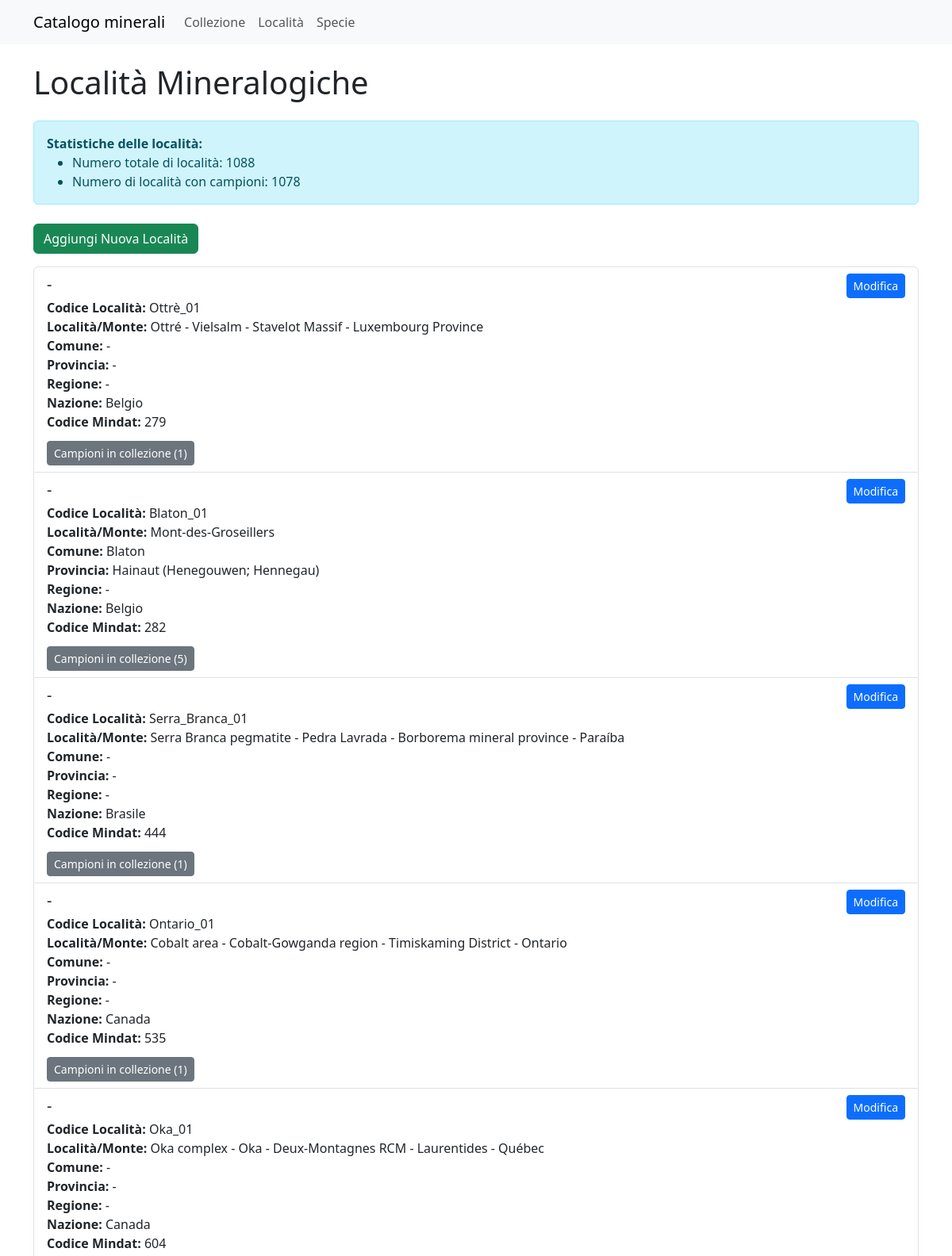
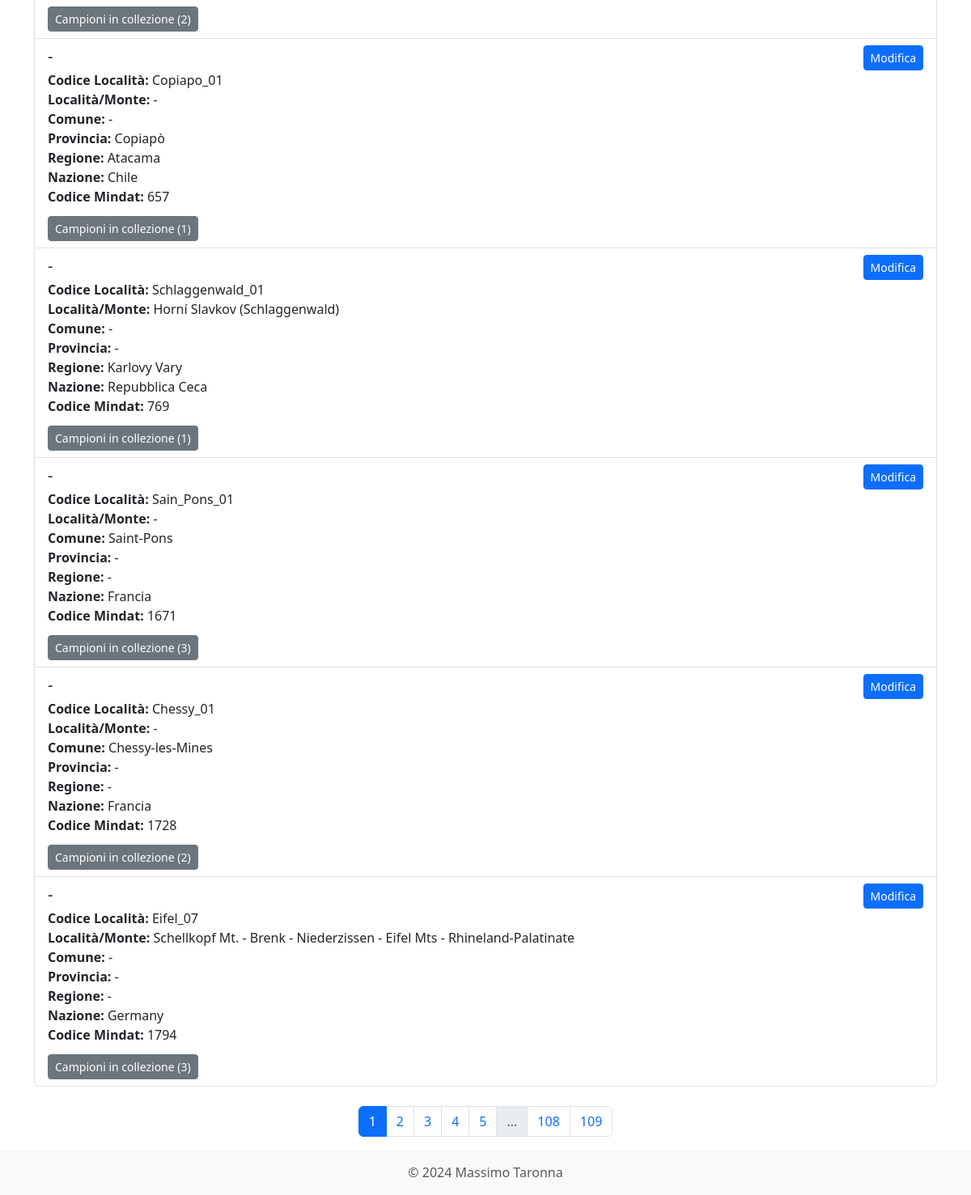
Before: /localita with the older database file (2 pictures, top to bottom).
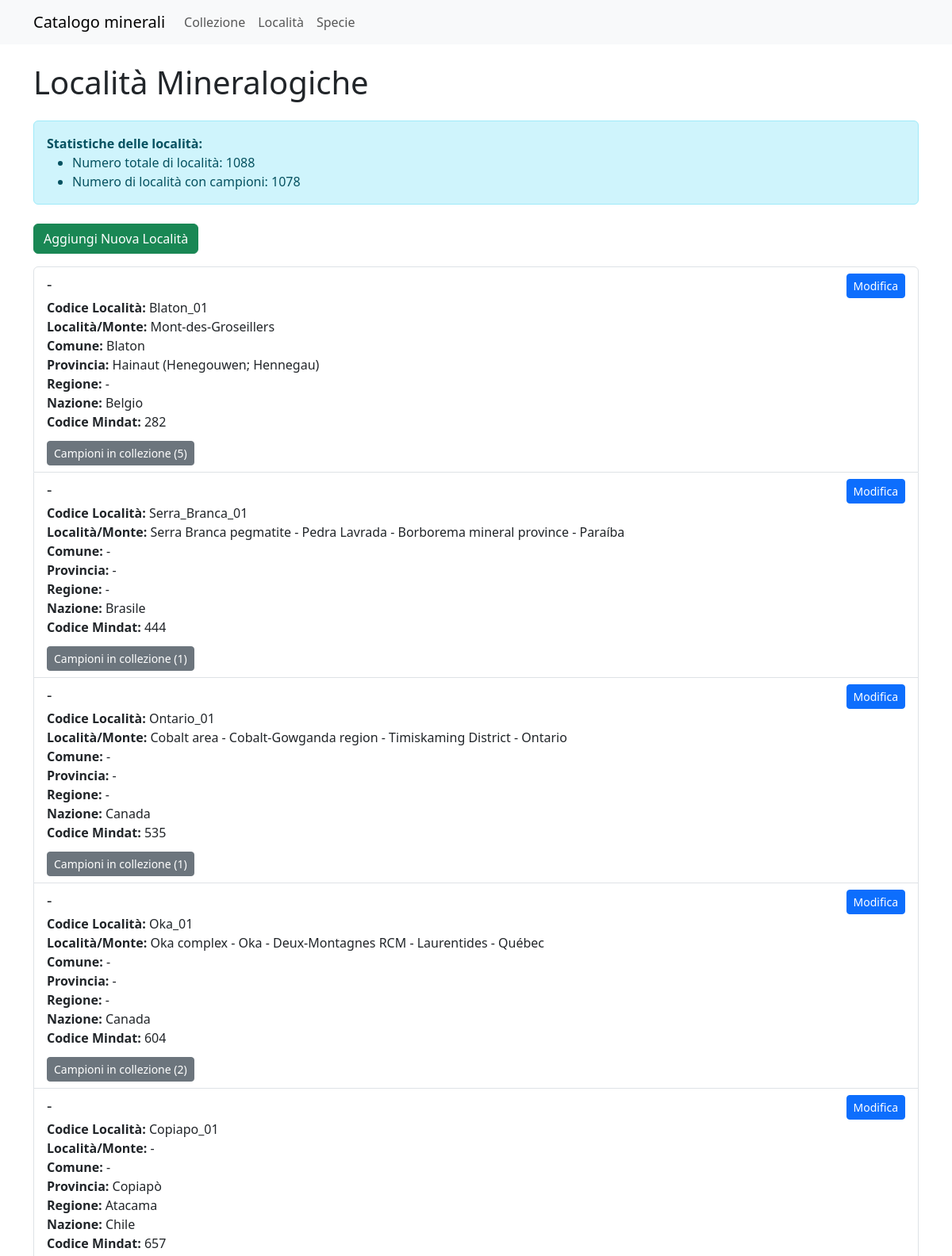
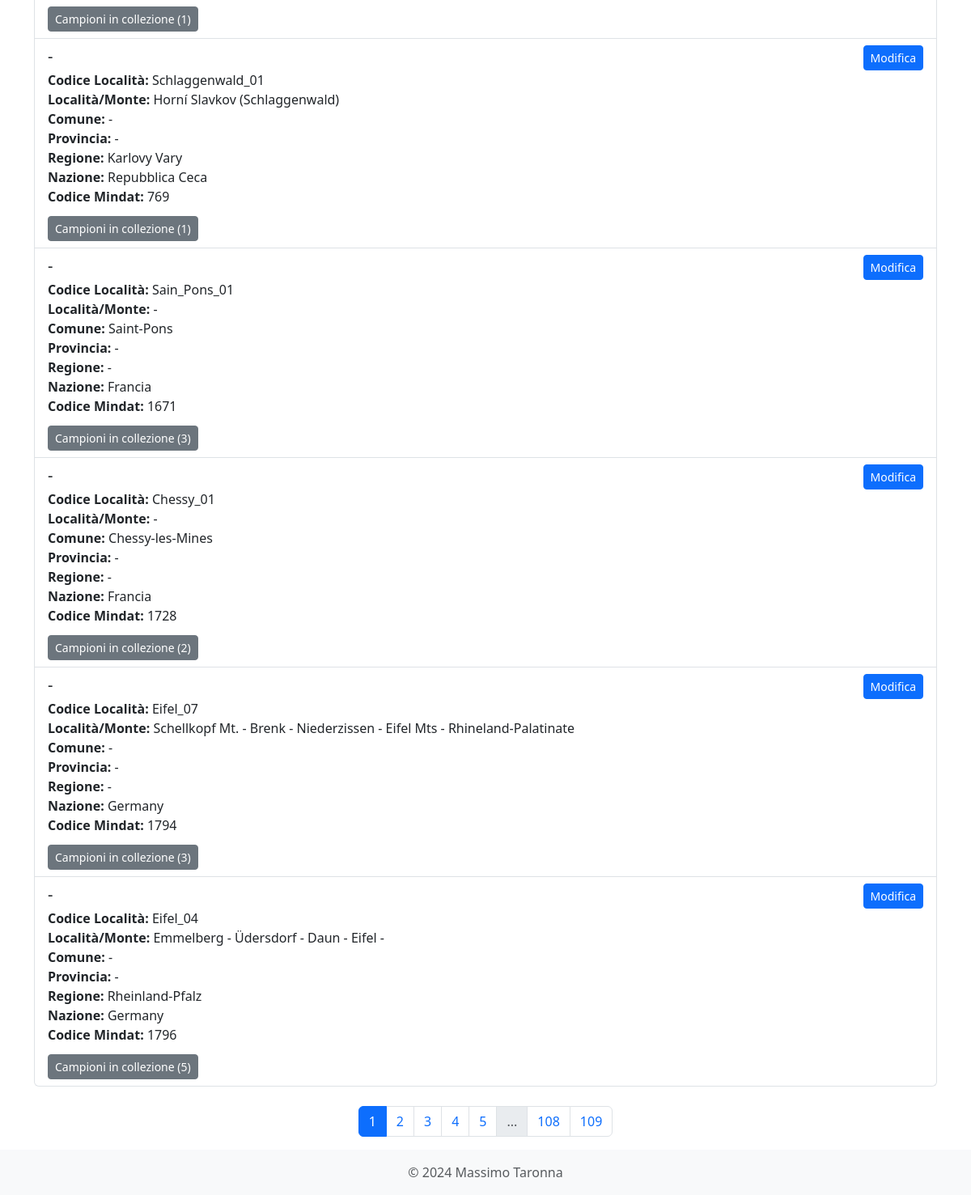
After: the same page with the newer database file (2 pictures, top to bottom).
### models.py (models this page shows)
class Localita(db.Model, SerializerMixin):
    id = db.Column(db.Integer, primary_key=True)
    cod_loc = db.Column(db.String(100), unique=True, nullable=False)
    cava_min = db.Column(db.String(255))
    loc_monte = db.Column(db.String(255))
    valle = db.Column(db.String(50))
    comune = db.Column(db.String(50))
    distr_pref = db.Column(db.String(50))
    provincia = db.Column(db.String(50))
    regione = db.Column(db.String(50))
    dipartimento = db.Column(db.String(50))
    stato = db.Column(db.String(50))
    nazione = db.Column(db.String(100))
    note = db.Column(db.Text)
    cod_mindat = db.Column(db.Integer)
    collezione = db.relationship('Collezione', backref='localita', lazy='dynamic')
    serialize_rules = ('-collezione',)

### app.py (the view)
@app.route('/localita')
def localita():
    page = request.args.get('page', 1, type=int)
    per_page = 10  # Numero di località per pagina
    pagination = Localita.query.order_by(Localita.cava_min).paginate(page=page, per_page=per_page, error_out=False)
    items = pagination.items
    total_localita = Localita.query.count()
    localita_con_campioni = db.session.query(Localita.id).join(Collezione).group_by(Localita.id).count()
    return render_template('localita.html',
                           items=items,
                           pagination=pagination,
                           total_localita=total_localita,
                           localita_con_campioni=localita_con_campioni)

### app.py (called while the page is built)
@app.context_processor
def inject_specie_valide():
    specie_valide_count = db.session.query(func.count(func.distinct(Collezione.specie_id))).filter(Collezione.specie_id.isnot(None)).scalar()
    return {'specie_valide': specie_valide_count}

### templates/localita.html (shortened to what this page needs)
{% extends "base.html" %}
{% block content %}
<h1 class="mb-4">Località Mineralogiche</h1>
<div class="alert alert-info mb-4">
    <p class="mb-0"><strong>Statistiche delle località:</strong></p>
    <ul class="mb-0">
        <li>Numero totale di località: {{ total_localita }}</li>
        <li>Numero di località con campioni: {{ localita_con_campioni }}</li>
    </ul>
</div>
<a href="{{ url_for('new_localita') }}" class="btn btn-success mb-3">Aggiungi Nuova Località</a>
<div class="list-group">
    {% for localita in items %}
    <div class="list-group-item">
        <div class="d-flex justify-content-between align-items-center">
            <h5 class="mb-1">{{ localita.cava_min }}</h5>
            <a href="{{ url_for('edit_localita', id=localita.id) }}" class="btn btn-primary btn-sm">Modifica</a>
        </div>
        <p class="mb-1">
            <strong>Codice Località:</strong> {{ localita.cod_loc }}<br>
            <strong>Località/Monte:</strong> {{ localita.loc_monte }}<br>
            <strong>Comune:</strong> {{ localita.comune }}<br>
            <strong>Provincia:</strong> {{ localita.provincia }}<br>
            <strong>Regione:</strong> {{ localita.regione }}<br>
            <strong>Nazione:</strong> {{ localita.nazione }}<br>
            <strong>Codice Mindat:</strong> {{ localita.cod_mindat }}
        </p>
        <button class="btn btn-secondary btn-sm mt-2" type="button" data-bs-toggle="collapse" data-bs-target="#campioni{{ localita.id }}" aria-expanded="false" aria-controls="campioni{{ localita.id }}">
            Campioni in collezione ({{ localita.collezione.count() }})
        </button>
    </div>
    {% endfor %}
</div>
{% if pagination %}
<nav aria-label="Page navigation" class="mt-4">
    <ul class="pagination justify-content-center">
        {% for page in pagination.iter_pages() %}
            {% if page %}
                {% if page != pagination.page %}
                    <li class="page-item"><a class="page-link" href="{{ url_for('localita', page=page) }}">{{ page }}</a></li>
                {% else %}
                    <li class="page-item active"><span class="page-link">{{ page }}</span></li>
                {% endif %}
            {% else %}
                <li class="page-item disabled"><span class="page-link">...</span></li>
            {% endif %}
        {% endfor %}
    </ul>
</nav>
{% endif %}
{% endblock %}

### templates/base.html (shortened to what this page needs)
<!DOCTYPE html>
<html lang="en">
<head>
    {% include 'includes/head.html' %}
</head>
<body>
    {% include 'includes/navbar.html' %}
    <div class="container mt-4">
        {% block content %}{% endblock %}
    </div>
    {% include 'includes/footer.html' %}
</body>
</html>

### templates/includes/head.html (shortened to what this page needs)
<link href="https://cdn.jsdelivr.net/npm/bootstrap@5.3.3/dist/css/bootstrap.min.css" rel="stylesheet">
<link href="{{ url_for('static', filename='styles/style.css') }}" rel="stylesheet">
<link rel="stylesheet" href="https://cdn.jsdelivr.net/npm/autocomplete.js/dist/autocomplete.min.css">

### templates/includes/navbar.html (shortened to what this page needs)
<nav class="navbar navbar-expand-lg navbar-light bg-light">
    <div class="container">
        <a class="navbar-brand" href="{{ url_for('index') }}">Catalogo minerali</a>
        <div class="collapse navbar-collapse" id="navbarNav">
            <ul class="navbar-nav">
                <li class="nav-item">
                    <a class="nav-link" href="{{ url_for('collezione') }}">Collezione</a>
                </li>
                <li class="nav-item">
                    <a class="nav-link" href="{{ url_for('localita') }}">Località</a>
                </li>
                <li class="nav-item">
                    <a class="nav-link" href="{{ url_for('specie') }}">Specie</a>
                </li>
            </ul>
        </div>
    </div>
</nav>

### templates/includes/footer.html
<footer class="footer mt-auto py-3 bg-light">
    <div class="container text-center">
        <span class="text-muted">© 2024 Massimo Taronna</span>
    </div>
</footer>

Changed rows visible on the page:
no longer on this page (row edited): Localita: cava_min "-", cod_loc "Ottrè_01", loc_monte "Ottré - Vielsalm - Stavelot Massif - Luxembourg Province", comune "-", provincia "-", regione "-", nazione "Belgio", cod_mindat "279", collezione.count "1"
now on this page (row unchanged): Localita: cava_min "-", cod_loc "Eifel_04", loc_monte "Emmelberg - Üdersdorf - Daun - Eifel -", comune "-", provincia "-", regione "Rheinland-Pfalz", nazione "Germany", cod_mindat "1796", collezione.count "5"
